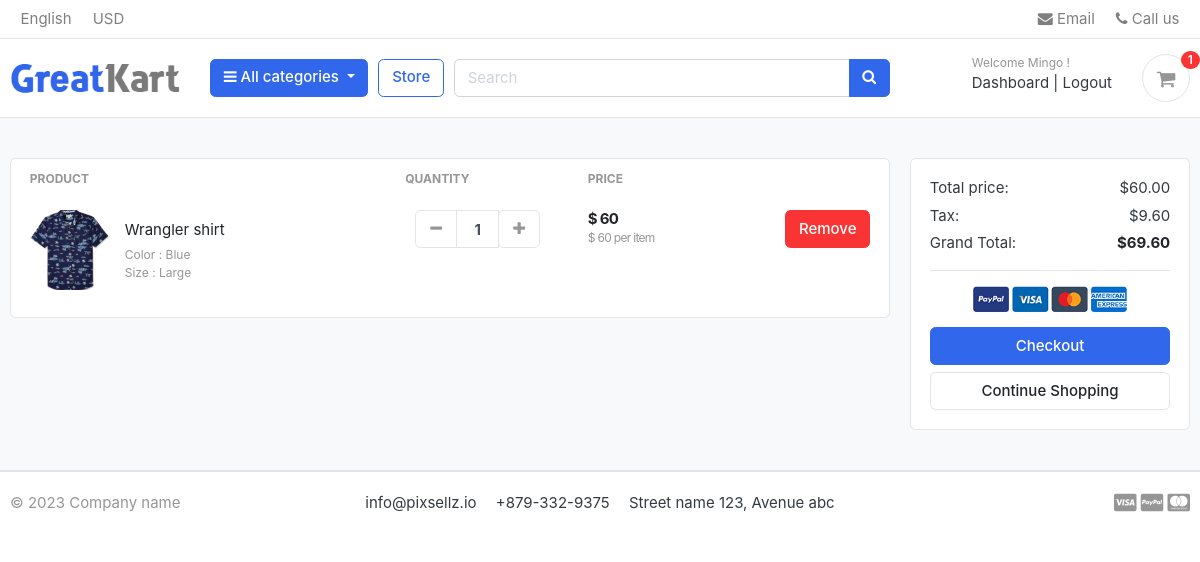
Before: /cart/ (signed in) with the older database file.
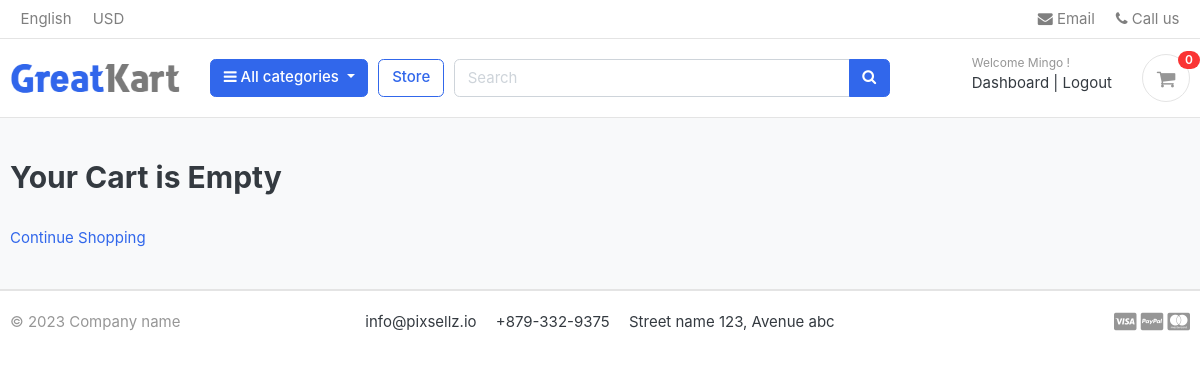
After: the same page with the newer database file.
### accounts/models.py (models this page shows, shortened)
class Account(AbstractBaseUser):                                                                                        #governs users behavior
    first_name = models.CharField(max_length=150)
    last_name = models.CharField(max_length=150)
    username = models.CharField(max_length=100,unique=True)
    email = models.EmailField(max_length=150, unique=True)
    phone_number = models.CharField(max_length=100)
    date_joined = models.DateTimeField(auto_now_add=True)
    last_login = models.DateTimeField(auto_now_add=True)
    is_admin =models.BooleanField(default=False)
    is_staff = models.BooleanField(default=False)
    is_active = models.BooleanField(default=False)
    is_superadmin = models.BooleanField(default=False)
    USERNAME_FIELD = 'email'                                                                                            #logging in with email                                                                                #logging in with email address
    REQUIRED_FIELDS = ['username','first_name','last_name']
    objects = MyAccountManager()
    class Meta:
        verbose_name = 'account'
        verbose_name_plural = 'accounts'

### carts/models.py (models this page shows, shortened)
class CartItem(models.Model):
    user=models.ForeignKey(Account,on_delete=models.CASCADE, null=True)
    product=models.ForeignKey(Product,on_delete=models.CASCADE)
    cart = models.ForeignKey(Cart, on_delete=models.CASCADE, null=True)
    variations = models.ManyToManyField(Variation,blank=True)
    quantity = models.IntegerField()
    is_active = models.BooleanField(default=True)
    def sub_total(self):
        return self.product.price * self.quantity

### store/models.py (models this page shows, shortened)
class Product(models.Model):
    product_name= models.CharField(max_length=200,unique=True)
    slug = models.SlugField(max_length=200,unique=True)
    description = models.TextField(max_length=500,blank=True)
    price = models.IntegerField()
    images = models.ImageField(upload_to='photos/products')
    stock = models.IntegerField()
    is_available = models.BooleanField(default=True)                                                                    #by default always available
    category = models.ForeignKey(Category, on_delete=models.CASCADE)                                                    #deleting a category removes products associated with it
    created_date = models.DateTimeField(auto_now_add=True)
    modified_date = models.DateTimeField(auto_now=True)
    def get_url(self):                                                                                                  #accessing the slug of category and product, generating url
        return reverse('product_detail',args=[self.category.slug, self.slug])                                           #of a specific product

class Variation(models.Model):
    product = models.ForeignKey(Product,on_delete=models.CASCADE)
    variation_category = models.CharField(max_length=150,choices=variation_category_choice)
    variation_value = models.CharField(max_length=150)
    is_active = models.BooleanField(default=True)
    created_date = models.DateTimeField(auto_now=True)
    objects = VariationManager()

### carts/views.py (the view, shortened to what this page needs)
# urls.py: path('',views.cart, name='cart'),
def cart(request, total=0, quantity=0,cart_items=None):
    try:
        tax=0
        grand_total=0
        if request.user.is_authenticated:
            cart_items=CartItem.objects.filter(user=request.user,is_active=True)
        for cart_item in cart_items:
            total +=(cart_item.product.price * cart_item.quantity)                                                      #subtotal, product price by its quantity, adding to the total
            quantity += cart_item.quantity                                                                              #adding the quantity of every cart item to the overall one
        tax = (16 * total)/100
        grand_total = total +tax
    except ObjectDoesNotExist:
        pass                                                                                                            #in case no cart exists throw an exception
    context = {
        'total': "{:.2f}".format(total),
        'quantity':quantity,
        'cart_items':cart_items,
        'tax': "{:.2f}".format(tax),
        'grand_total': "{:.2f}".format(grand_total),
    }
    return render(request, 'store/cart.html', context)

### carts/views.py (called while the page is built)
def _cart_id(request):                                                                                                  #private function
    cart = request.session.session_key                                                                                  #session id
    if not cart:
        cart = request.session.create()                                                                                 #if there is no session_key a new one is created
    return cart

### category/context_processor.py (called while the page is built)
def menu_links(request):
    links = Category.objects.all()                                                                                      #fetching all the categories
    return dict(links=links)                                                                                            #returning a dictionary with key links connected to category queryset

### category/models.py (called while the page is built)
    def get_url(self):                                                                                                  #category url
        return reverse ('products_by_category', args=[self.slug])

### templates/store/cart.html (shortened to what this page needs)
{% extends 'base.html' %}
{% load static %}
{% block content %}
<section class="section-content padding-y bg">
<div class="container">
{%  if not cart_items %}
    <h2>Your Cart is Empty</h2>
    <br>
    <div class="text_center">
        <a href="{% url 'store' %}" class="btn-btn-primary">Continue Shopping</a>
    </div>
{% else %}
<div class="row">
	<aside class="col-lg-9">
<div class="card">
<table class="table table-borderless table-shopping-cart">
<thead class="text-muted">
<tr class="small text-uppercase">
  <th scope="col">Product</th>
  <th scope="col" width="120">Quantity</th>
  <th scope="col" width="120">Price</th>
  <th scope="col" class="text-right" width="200"> </th>
</tr>
</thead>
<tbody>
{% for cart_item in cart_items %}
<tr>
	<td>
		<figure class="itemside align-items-center">
			<div class="aside"><img src="{{ cart_item.product.images.url }}" class="img-sm"></div>
			<figcaption class="info">
				<a href="{{  cart_item.product.get_url }}" class="title text-dark">{{ cart_item.product.product_name }}</a>
				<p class="text-muted small">
                {% if cart_item.variations.all %}
                  {% for item in cart_item.variations.all %}
                    {{  item.variation_category| capfirst }} : {{ item.variation_value| capfirst }}<br>
                  {% endfor %}
                {% endif %}
                </p>
			</figcaption>
		</figure>
	</td>
	<td>
    		<div class="col">
						<div class="input-group input-spinner">
							<div class="input-group-prepend">
							<a href="{% url 'remove_cart' cart_item.product.id cart_item.id %}" class="btn btn-light" type="button" id="button-minus"> <i class="fa fa-minus"></i> </a>
							</div>
							<input type="text" class="form-control"  value="{{ cart_item.quantity }}">
							<div class="input-group-append">
								<form action="{% url 'add_cart' cart_item.product.id %}" method="POST">
									<button class="btn btn-light" type="submit" id="button-plus"> <i class="fa fa-plus"></i> </button>
								</form>
							</div>
						</div>
            </div>
	</td>
	<td>
		<div class="price-wrap">
			<var class="price">$ {{ cart_item.sub_total }}</var>
			<small class="text-muted"> $ {{ cart_item.product.price }} per item </small>
		</div>
	</td>
	<td class="text-right">
	<a href="{% url 'remove_cart_item' cart_item.product.id cart_item.id %}" onclick="return confirm('Are you sure you want to delete this item?')" class="btn btn-danger"> Remove</a>
	</td>
</tr>
{% endfor %}
</tbody>
</table>
</div>
	</aside>
	<aside class="col-lg-3">
		<div class="card">
		<div class="card-body">
			<dl class="dlist-align">
			  <dt>Total price:</dt>
			  <dd class="text-right">${{ total }}</dd>
			</dl>
			<dl class="dlist-align">
			  <dt>Tax:</dt>
			  <dd class="text-right"> ${{ tax }}</dd>
			</dl>
			<dl class="dlist-align">
			  <dt>Grand Total:</dt>
			  <dd class="text-right text-dark b"><strong>${{ grand_total }}</strong></dd>
			</dl>
			<hr>
			<p class="text-center mb-3">
				<img src="{% static './images/misc/payments.png' %}" height="26">
			</p>
			<a href="{% url 'checkout' %}" class="btn btn-primary btn-block"> Checkout </a>
			<a href="{%  url 'store' %}" class="btn btn-light btn-block">Continue Shopping</a>
		</div>
		</div>
</aside>
</div>
{% endif %}
</div>
</section>
{% endblock %}

### templates/base.html (shortened to what this page needs)
{%  load static %}
<!DOCTYPE HTML>
<html lang="en">
<head>
<link href="{%  static 'css/bootstrap.css' %}" rel="stylesheet" type="text/css"/>
<link href="{%  static 'fonts/fontawesome/css/all.min.css' %}" type="text/css" rel="stylesheet">
<link href=" {%  static 'css/ui.css' %}" rel="stylesheet" type="text/css"/>
<link href=" {% static 'css/responsive.css' %}" rel="stylesheet" media="only screen and (max-width: 1200px)" />
<link href=" {% static 'css/custom.css' %}" rel="stylesheet" type="text/css"/>
<link rel="stylesheet" href="https://cdnjs.cloudflare.com/ajax/libs/font-awesome/4.7.0/css/font-awesome.min.css">
</head>
<body>
{% include 'includes/navbar.html' %}
    {% block content %}
    {% endblock %}
{% include 'includes/footer.html' %}

### templates/includes/navbar.html (shortened to what this page needs)
{%  load static %}
<header class="section-header">
<nav class="navbar p-md-0 navbar-expand-sm navbar-light border-bottom">
<div class="container">
  <div class="collapse navbar-collapse" id="navbarTop4">
    <ul class="navbar-nav mr-auto">
    	<li class="nav-item dropdown">
		 	<a href="#" class="nav-link">   English </a>
		</li>
		<li class="nav-item dropdown">
			<a href="#" class="nav-link"> USD </a>
		</li>
    </ul>
    <ul class="navbar-nav">
		<li><a href="#" class="nav-link"> <i class="fa fa-envelope"></i> Email </a></li>
		<li><a href="#" class="nav-link"> <i class="fa fa-phone"></i> Call us </a></li>
	</ul>
  </div>
</div>
</nav>
<section class="header-main border-bottom">
	<div class="container">
<div class="row align-items-center">
	<div class="col-lg-2 col-md-3 col-6">
		<a href="{% url 'home' %}" class="brand-wrap">
			<img class="logo" src="{% static  './images/logo.png' %}">
		</a>
	</div>
	<div class="col-lg col-sm col-md col-6 flex-grow-0">
		<div class="category-wrap dropdown d-inline-block float-right">
			<button type="button" class="btn btn-primary dropdown-toggle" data-toggle="dropdown">
				<i class="fa fa-bars"></i> All categories
			</button>
		</div>
	</div>
	<a href="{%  url 'store' %}" class="btn btn-outline-primary">Store</a>
	<div class="col-lg  col-md-6 col-sm-12 col">
		<form action="{% url 'search' %}" class="search" method="GET">
			<div class="input-group w-100">
			    <input type="text" class="form-control" style="width:60%;" placeholder="Search" name="keyword">
			    <div class="input-group-append">
			      <button class="btn btn-primary" type="submit">
			        <i class="fa fa-search"></i>
			      </button>
			    </div>
		    </div>
		</form>
	</div>
	<div class="col-lg-3 col-sm-6 col-8 order-2 order-lg-3">
				<div class="d-flex justify-content-end mb-3 mb-lg-0">
                    {% if user.id is None %}
					<div class="widget-header">
						<small class="title text-muted">Welcome guest!</small>
						<div>
							<a href="{% url 'login' %}">Sign in</a> <span class="dark-transp"> | </span>
							<a href="{% url 'register' %}"> Register</a>
						</div>
					</div>
                    {% else %}
                    		<div class="widget-header">
						<small class="title text-muted">Welcome {{ user.first_name }}!</small>
						<div>
							<a href="{%url 'dashboard' %}">Dashboard</a> <span class="dark-transp"> | </span>
							<a href="{% url 'logout' %}"> Logout</a>
						</div>
                    </div>
                    {% endif %}
					<a href="{% url 'cart' %}" class="widget-header pl-3 ml-3">
						<div class="icon icon-sm rounded-circle border"><i class="fa fa-shopping-cart"></i></div>
						<span class="badge badge-pill badge-danger notify">{{ cart_count }}</span>
					</a>
				</div>
			</div>
</div>
	</div>
</section>
</header>

### templates/includes/footer.html (shortened to what this page needs)
<footer class="section-footer border-top">
	<div class="container">
		<section class="footer-bottom border-top row">
			<div class="col-md-2">
				<p class="text-muted"> &copy 2023 Company name </p>
			</div>
			<div class="col-md-8 text-md-center">
				<span  class="px-2">info@pixsellz.io</span>
				<span  class="px-2">+879-332-9375</span>
				<span  class="px-2">Street name 123, Avenue abc</span>
			</div>
			<div class="col-md-2 text-md-right text-muted">
				<i class="fab fa-lg fa-cc-visa"></i>
				<i class="fab fa-lg fa-cc-paypal"></i>
				<i class="fab fa-lg fa-cc-mastercard"></i>
			</div>
		</section>
	</div>
</footer>
</body>
</html>

### static/css/ui.css (style rules this page uses)
html { font-family: "Inter", sans-serif; font-size: 15px; }
.icon-xs, .icon-sm, .icon-md, .icon-lg { display: inline-block; text-align: center; flex-shrink: 0; flex-grow: 0; }
.icon-sm { width: 48px; height: 48px; line-height: 48px !important; font-size: 20px; }
.padding-y { padding-top: 40px; padding-bottom: 40px; }
.bg { background-color: #f8f9fa; }
p:last-child { margin-bottom: 0; }
.header-main { position: relative; padding-top: 1rem; padding-bottom: 1rem; }
.brand-wrap .logo, .navbar-brand .logo { margin-right: 7px; max-height: 42px; display: inline-block; }
.widget-header { display: inline-block; vertical-align: middle; position: relative; }
.widget-header a { color: #343a40; }
.widget-header i { color: #969696; }
.widget-header .title { display: block; }
.widget-header .notify { position: absolute; top: -3px; right: -10px; }
.footer-bottom { padding-top: 20px; padding-bottom: 20px; }
.notify { position: absolute; top: -4px; right: -10px; display: inline-block; padding: 0.25em 0.6em; font-size: 12px; line-height: 1; text-align: center; border-radius: 3rem; color: #fff; background-color: #fa3434; }

Changed rows visible on the page:
removed CartItem: product.images (picture), product.product_name "Wrangler shirt", quantity "1", sub_total "60", product.price "60"
no longer on this page (row unchanged): Variation: variation_category "Color", variation_value "Blue"
no longer on this page (row unchanged): Variation: variation_category "Size", variation_value "Large"
Other visible differences:
{{ cart_count }}: "1" → "0"
{{ total }}: "60.00" → (not shown)
{{ tax }}: "9.60" → (not shown)
{{ grand_total }}: "69.60" → (not shown)
text no longer shown: "PRODUCT QUANTITY PRICE Total price: $ Tax: $ Grand Total: $ Checkout"
text now shown: "Your Cart is Empty"
